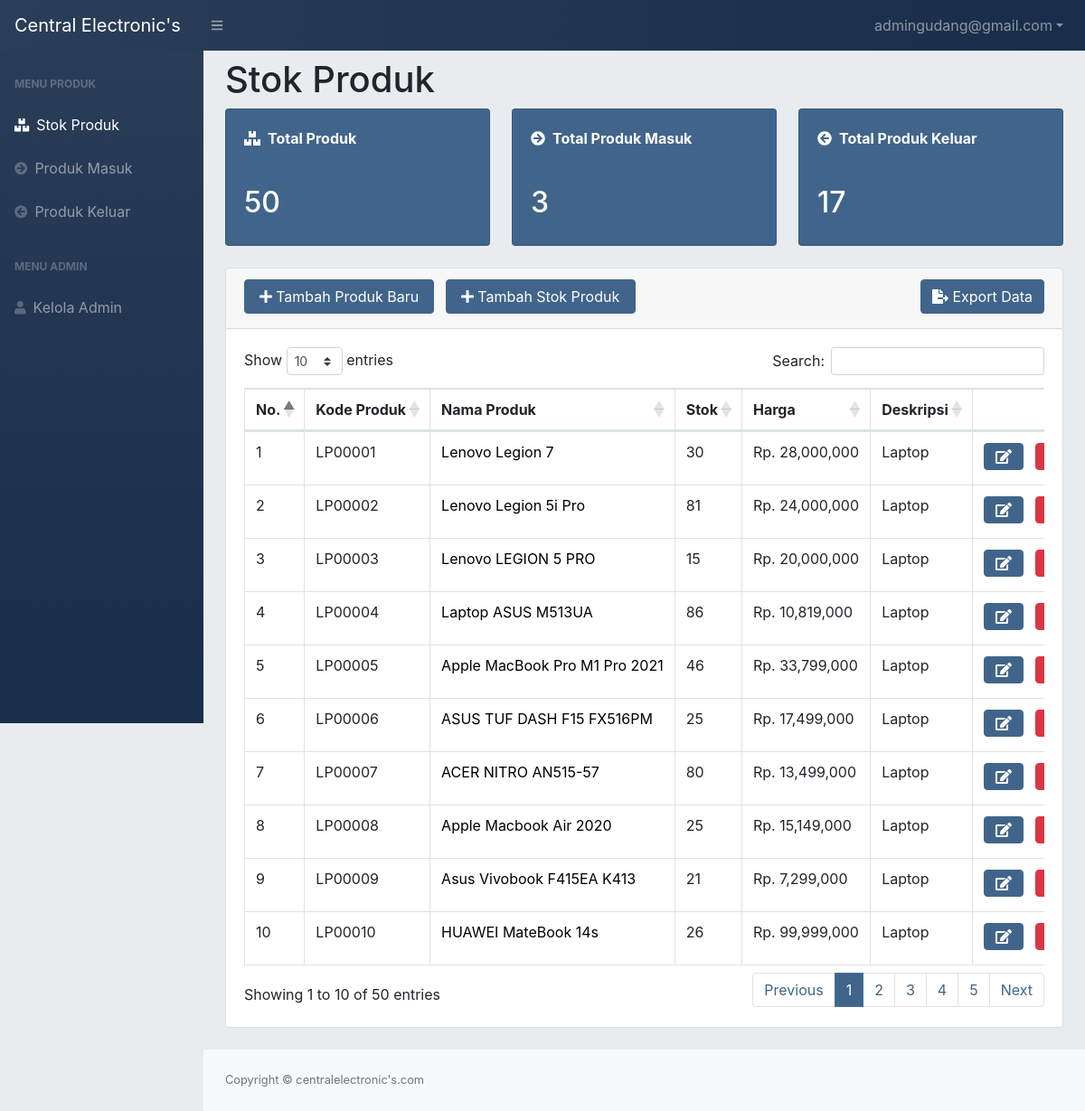
Page /CE_Gudang/index.php (signed in) on the committed database.
### tables this page shows
CREATE TABLE `produk` (
  `id_produk` int(11) NOT NULL,
  `kode_produk` varchar(15) NOT NULL,
  `nama_produk` varchar(50) NOT NULL,
  `stok` int(11) NOT NULL,
  `harga` int(12) NOT NULL,
  `deskripsi` varchar(50) NOT NULL
);

### CE_Gudang/index.php (the view, shortened to what this page needs)
<?php
    require 'function.php';
    $email = $_SESSION['email'];
    $getproduk = mysqli_query($conn,"SELECT * FROM produk");
    $countproduk = mysqli_num_rows($getproduk);
    $getproduk_masuk = mysqli_query($conn,"SELECT * FROM tbl_masuk");
    $countproduk_masuk = mysqli_num_rows($getproduk_masuk);
    $getproduk_keluar = mysqli_query($conn,"SELECT * FROM tbl_keluar");
    $countproduk_keluar = mysqli_num_rows($getproduk_keluar);
?>
<!DOCTYPE html>
<html lang="en">
    <head>
        <link href="css/styles.css" rel="stylesheet" />
        <link href="https://cdn.datatables.net/1.10.20/css/dataTables.bootstrap4.min.css" rel="stylesheet" />
    </head>
    <body class="sb-nav-fixed">
        <nav class="sb-topnav navbar navbar-expand navbar-dark bg-dark-navbar">
            <a class="navbar-brand" href="index.php">Central Electronic's</a>
            <button class="btn btn-link btn-sm order-1 order-lg-0" id="sidebarToggle" href="#"><i class="fas fa-bars"></i></button>
            <ul class="navbar-nav ml-auto ml-md-0">
                <li class="nav-item dropdown">
                    <a class="nav-link dropdown-toggle" id="userDropdown" href="#" role="button" data-toggle="dropdown" aria-haspopup="true" aria-expanded="false"><?=$email?></a>
                </li>
            </ul>
        </nav>
        <div id="layoutSidenav">
            <div id="layoutSidenav_nav">
                <nav class="sb-sidenav accordion sb-sidenav-baru" id="sidenavAccordion">
                    <div class="sb-sidenav-menu">
                        <div class="nav">
                            <div class="sb-sidenav-menu-heading">Menu Produk</div>
                            <a class="nav-link" href="index.php">
                                <div class="sb-nav-link-icon"><i class="fas fa-boxes"></i></div>
                                Stok Produk
                            </a>
                            <a class="nav-link" href="produk_masuk.php">
                                <div class="sb-nav-link-icon"><i class="fas fa-arrow-circle-right"></i></div>
                                Produk Masuk
                            </a>
                            <a class="nav-link" href="produk_keluar.php">
                                <div class="sb-nav-link-icon"><i class="fas fa-arrow-circle-left"></i></div>
                                Produk Keluar
                            </a>
                            <div class="sb-sidenav-menu-heading">Menu Admin</div>
                            <a class="nav-link" href="kelola_admin.php">
                                <div class="sb-nav-link-icon"><i class="fas fa-user"></i></div>
                                Kelola Admin
                            </a>
                        </div>
                    </div>
                </nav>
            </div>
            <div id="layoutSidenav_content">
                <main>
                    <div class="container-fluid">
                        <h1 class="mt-2">Stok Produk</h1>
                        <div class="row">
                            <div class="col-xl-4 col-md-6">
                                <div class="card text-white mb-4" style="background-color: #41658A;">
                                    <div class="card-body"><i class="fas fa-boxes mr-2"></i><strong>Total Produk</strong></div>
                                    <div class="card-body d-flex align-items-center justify-content-between">
                                        <div class="text-white stretched-link"><h2><?=$countproduk ?></h2></div>
                                    </div>
                                </div>
                            </div>
                            <div class="col-xl-4 col-md-6">
                                <div class="card text-white mb-4" style="background-color: #41658A;">
                                    <div class="card-body"><i class="fas fa-arrow-circle-right mr-2"></i><strong>Total Produk Masuk</strong></div>
                                    <div class="card-body d-flex align-items-center justify-content-between">
                                        <div class="text-white stretched-link"><h2><?=$countproduk_masuk ?></h2></div>
                                    </div>
                                </div>
                            </div>
                            <div class="col-xl-4 col-md-6">
                                <div class="card text-white mb-4" style="background-color: #41658A;">
                                    <div class="card-body"><i class="fas fa-arrow-circle-left mr-2"></i><strong>Total Produk Keluar</strong></div>
                                    <div class="card-body d-flex align-items-center justify-content-between">
                                        <div class="text-white stretched-link"><h2><?=$countproduk_keluar ?></h2></div>
                                    </div>
                                </div>
                            </div>
                        </div>
                        <div class="card mb-4">
                            <div class="card-header">
                                    <button type="button" class="btn btn-primary mr-2 mb-1" style="width: 210px;" data-toggle="modal" data-target="#Modalbaru"><i class="fas fa-plus"></i>
                                    Tambah Produk Baru
                                    </button>
                                     <button type="button" class="btn btn-primary mb-1" style="width: 210px;" data-toggle="modal" data-target="#Modalmasuk"><i class="fas fa-plus    "></i>
                                    Tambah Stok Produk
                                    </button>
                                    <a href="export.php" target="_blank" class="btn btn-primary float-right mb-1"><i class="fas fa-file-export mr-1"></i>Export Data</a>
                            </div>
                            <div class="card-body">
                                <div class="table-responsive">
                                    <table class="table table-bordered" id="dataTable" width="100%" cellspacing="0">
                                        <thead>
                                            <tr class="text-nowrap">
                                                <th>No.</th>
                                                <th>Kode Produk</th>
                                                <th>Nama Produk</th>
                                                <th>Stok</th>
                                                <th>Harga</th>
                                                <th>Deskripsi</th>
                                                <th style="width: 8%;"></th>
                                            </tr>
                                        </thead>
                                        <tbody>
                                            <?php $no = 1; ?>
                                            <?php
                                                $ambildata_stok = mysqli_query($conn, "SELECT * FROM produk");
                                                while($data = mysqli_fetch_array($ambildata_stok))
                                                {
                                                    $kodeproduk = $data['kode_produk'];
                                                    $namaproduk = $data['nama_produk'];
                                                    $deskripsi = $data['deskripsi'];
                                                    $stok = $data['stok'];
                                                    $harga = $data['harga'];
                                                    $idproduk = $data['id_produk'];
                                            ?>
                                            <tr class="text-nowrap">
                                                <td><?= $no++; ?></td>
                                                <td><?= $kodeproduk; ?></td>
                                                <td><a href="produk_detail.php?id=<?=$idproduk;?>"><?=$namaproduk;?></a></td>
                                                <td><?= $stok; ?></td>
                                                <td>Rp. <?= number_format($harga); ?></td>
                                                <td><?= $deskripsi; ?></td>
                                                <td>
                                                <button type="button" class="btn btn-primary mb-1" data-toggle="modal" data-target="#edit<?=$idproduk;?>"><i class="fas fa-edit"></i>
                                                </button>
                                                <button type="button" class="btn btn-danger mb-1" data-toggle="modal" data-target="#delete<?= $idproduk;?>"><i class="fas fa-trash"></i>
                                                </button>
                                                </td>
                                            </tr>
                                            <?php
                                                };
                                            ?>
                                    </table>
                                </div>
                            </div>
                        </div>
                    </div>
                </main>
                <footer class="py-4 bg-light mt-auto">
                    <div class="container-fluid">
                        <div class="d-flex align-items-center justify-content-between small">
                            <div class="text-muted">Copyright &copy; centralelectronic's.com</div>
                        </div>
                    </div>
                </footer>
            </div>
        </div>
    </body>
</html>

### CE_Gudang/function.php (shortened to what this page needs)
<html>
    <head>
        <link rel='stylesheet' href='https://cdn.jsdelivr.net/npm/sweetalert2@10.10.1/dist/sweetalert2.min.css'>
    </head>
</html>

### CE_Gudang/index.php (style rules this page uses)
a { text-decoration: none; color:black; }

### rows in the picture
produk: kode_produk "LP00001", nama_produk "Lenovo Legion 7", stok "30", harga "28,000,000", deskripsi "Laptop"
produk: kode_produk "LP00002", nama_produk "Lenovo Legion 5i Pro", stok "81", harga "24,000,000", deskripsi "Laptop"
produk: kode_produk "LP00003", nama_produk "Lenovo LEGION 5 PRO", stok "15", harga "20,000,000", deskripsi "Laptop"
produk: kode_produk "LP00004", nama_produk "Laptop ASUS M513UA", stok "86", harga "10,819,000", deskripsi "Laptop"
produk: kode_produk "LP00005", nama_produk "Apple MacBook Pro M1 Pro 2021", stok "46", harga "33,799,000", deskripsi "Laptop"
produk: kode_produk "LP00006", nama_produk "ASUS TUF DASH F15 FX516PM", stok "25", harga "17,499,000", deskripsi "Laptop"
produk: kode_produk "LP00007", nama_produk "ACER NITRO AN515-57", stok "80", harga "13,499,000", deskripsi "Laptop"
produk: kode_produk "LP00008", nama_produk "Apple Macbook Air 2020", stok "25", harga "15,149,000", deskripsi "Laptop"
produk: kode_produk "LP00009", nama_produk "Asus Vivobook F415EA K413", stok "21", harga "7,299,000", deskripsi "Laptop"
produk: kode_produk "LP00010", nama_produk "HUAWEI MateBook 14s", stok "26", harga "99,999,000", deskripsi "Laptop"

### other values in the picture
$email "admingudang@gmail.com"
$countproduk "50"
$countproduk_masuk "3"
$countproduk_keluar "17"
